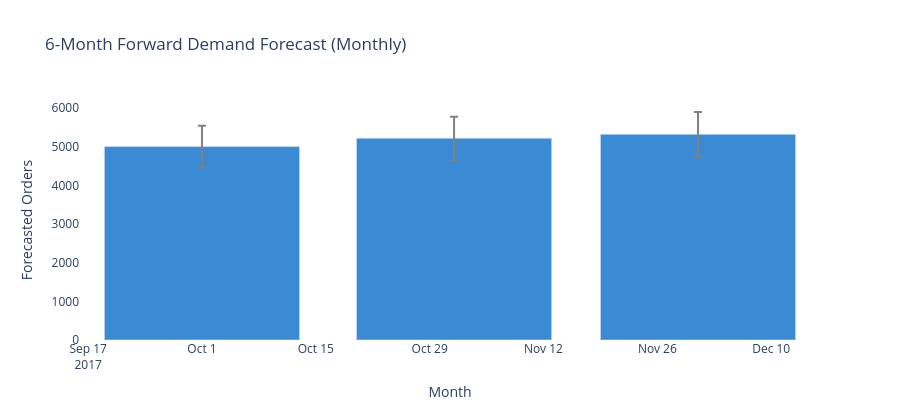

The code cell stored with this chart in its notebook:
### Code cell
# ── Chart 7: 6-month forward forecast summary (monthly) ───────
future_only  = forecast[forecast['ds'] > prophet_df['ds'].max()].copy()
future_only['Month'] = future_only['ds'].dt.to_period('M').astype(str)

future_monthly = future_only.groupby('Month').agg(
    Forecast_Orders = ('yhat',       'sum'),
    Lower_Bound     = ('yhat_lower', 'sum'),
    Upper_Bound     = ('yhat_upper', 'sum')
).reset_index()

fig = go.Figure()
fig.add_trace(go.Bar(
    x=future_monthly['Month'],
    y=future_monthly['Forecast_Orders'],
    name='Forecasted Orders',
    marker_color='#3B8BD4',
    error_y=dict(
        type='data',
        symmetric=False,
        array=future_monthly['Upper_Bound'] - future_monthly['Forecast_Orders'],
        arrayminus=future_monthly['Forecast_Orders'] - future_monthly['Lower_Bound'],
        color='gray'
    )
))
fig.update_layout(
    title='6-Month Forward Demand Forecast (Monthly)',
    xaxis_title='Month', yaxis_title='Forecasted Orders',
    plot_bgcolor='white', height=420
)
fig.write_html('../outputs/forecast_6month_summary.html')
fig.show()
print('Chart 7 saved ✓')
print()
print('6-Month Forecast Summary:')
print(future_monthly.to_string(index=False))

### Figure 1 — Plotly figure (JSON) as saved in the notebook; plotly's stock layout.template omitted (floating-point values rounded to 4 significant figures)
{"data": [{"error_y": {"array": [539.8, 556.6, 577.5], "arrayminus": [535.0, 562.2, 575.7], "color": "gray", "symmetric": false, "type": "data"}, "marker": {"color": "#3B8BD4"}, "name": "Forecasted Orders", "type": "bar", "x": ["2017-10", "2017-11", "2017-12"], "y": [5006.0, 5220.0, 5323.0]}], "layout": {"height": 420, "plot_bgcolor": "white", "title": {"text": "6-Month Forward Demand Forecast (Monthly)"}, "xaxis": {"title": {"text": "Month"}}, "yaxis": {"title": {"text": "Forecasted Orders"}}}}
